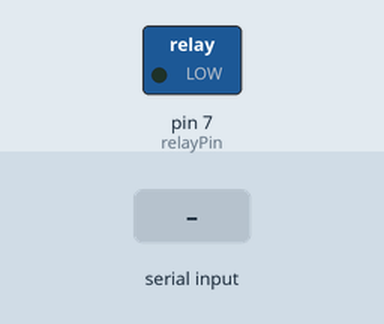
A sketch run on a simulated Arduino Uno, built with avr-gcc and run on an emulated ATmega328P. Parts: switched loads named in the sketch (green lamp = pin HIGH). Inputs (shaded band) come from the test bench.

Above: at 1.2 s.
1.3 s: "0" received over Serial
At 2.5 s:
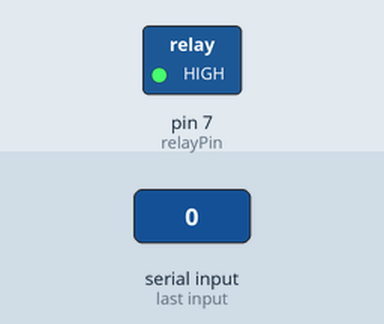
2.8 s: "1" received over Serial
At 3.7 s:
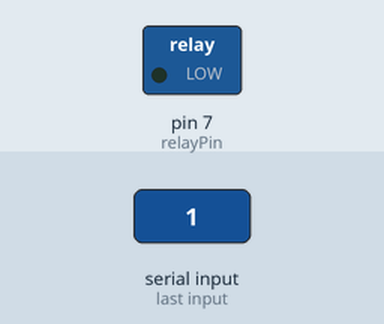
4.3 s: "2" received over Serial
At 4.9 s:
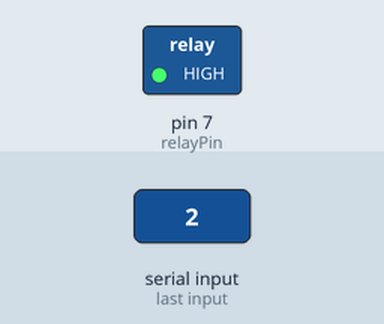
Timing chart, 0 to 7.3 s (numbered marks = the images above; inputs shaded):
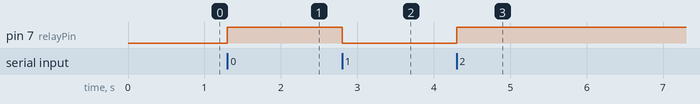

The sketch:

arduino_relay.ino
```cpp
int relayPin = 7;

void setup()
{
    Serial.begin(9600);
    pinMode(relayPin, OUTPUT);
}

void loop()
{
    if (Serial.available())
    {
        char cmd = Serial.read();
        digitalWrite(7, cmd == '1' ? LOW : HIGH);
    }
}
```

Measured:
- after the input at 1.3 s, pin 7 (relayPin): LOW → HIGH at once
- after the input at 2.8 s, pin 7 (relayPin): HIGH → LOW at once
- after the input at 4.3 s, pin 7 (relayPin): LOW → HIGH at once
